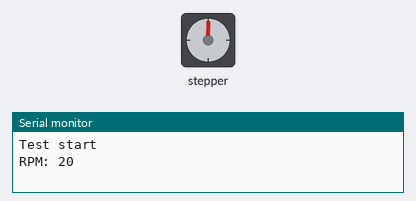
Bench run of a sketch on a simulated Arduino Uno, built with avr-gcc and run on an emulated ATmega328P. Shown: stepper motor, the last lines printed to the serial monitor. Stepper angles assume 180 steps per turn.

Above: at 0.15 s.
At 9.57 s:
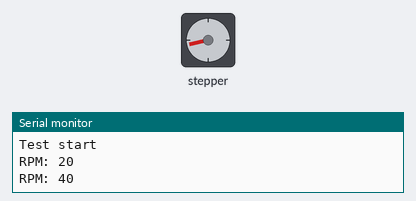
At 18.74 s:
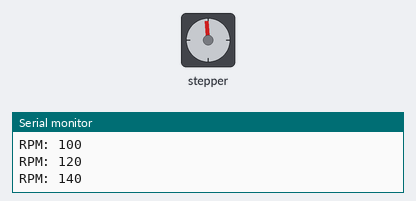
At 37.3 s:
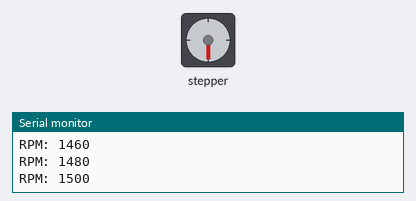
Timing chart, 0 to 38.8 s (numbered marks = the images above):
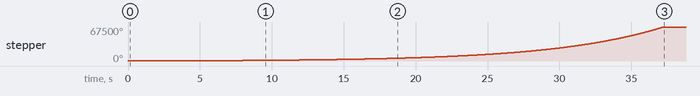

Measured:
- by itself, stepper: turns 67500° clockwise in 37.2 s

The sketch:

MotorUpSpeed.ino
```cpp
// (licence header left out)
#include <Arduino.h>
#include "BasicStepperDriver.h"

// Motor steps per revolution. Most steppers are 200 steps or 1.8 degrees/step
#define MOTOR_STEPS 180
#define RPM 20

// Since microstepping is set externally, make sure this matches the selected mode
// If it doesn't, the motor will move at a different RPM than chosen
// 1=full step, 2=half step etc.
#define MICROSTEPS 1

// All the wires needed for full functionality
#define DIR 55
#define STEP 54
//Uncomment line to use enable/disable functionality
//#define SLEEP 13

// 2-wire basic config, microstepping is hardwired on the driver
BasicStepperDriver stepper(MOTOR_STEPS, DIR, STEP);

//Uncomment line to use enable/disable functionality
//BasicStepperDriver stepper(MOTOR_STEPS, DIR, STEP, SLEEP);

void setup() {
    Serial.begin(9600);
    Serial.println("Test start");
    stepper.begin(RPM, MICROSTEPS);
    // if using enable/disable on ENABLE pin (active LOW) instead of SLEEP uncomment next line
    // stepper.setEnableActiveState(LOW);
}

int rpmMotor = RPM;
void loop() {

    // energize coils - the motor will hold position
    // stepper.enable();

    /*
     * Moving motor one full revolution using the degree notation
     */
     while(rpmMotor <= 1500)
     {
        Serial.print("RPM: ");
        Serial.println(rpmMotor);
        stepper.rotate(RPM*(MOTOR_STEPS/4));
        rpmMotor += RPM;
        stepper.setRPM(rpmMotor);
     }
    /*
     * Moving motor to original position using steps
     */
    //stepper.move(-MOTOR_STEPS*MICROSTEPS);

    // pause and allow the motor to be moved by hand
    // stepper.disable();

    //delay(5000);
}
```
